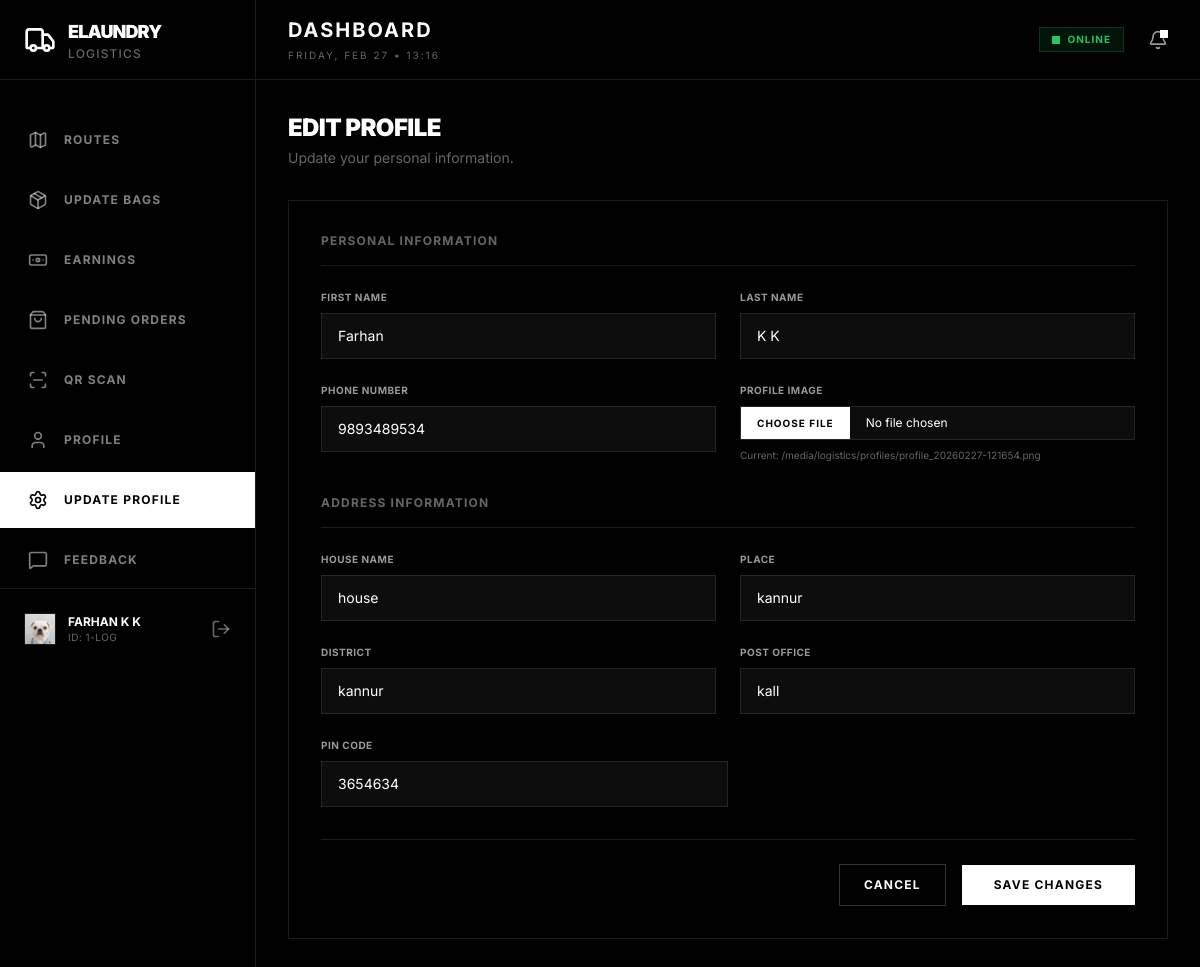
The app's page /logistics_home/profile/update/ (signed in) with its own data.
### logistics/models.py (models this page shows)
class DeliveryMan(models.Model):
    first_name = models.CharField(max_length=50)
    last_name = models.CharField(max_length=50)
    email = models.EmailField(unique=True)
    phone_number = models.CharField(max_length=15)
    profile_image = models.CharField(max_length=100)
    license_image = models.CharField(max_length=100)
    house = models.CharField(max_length=100)
    district = models.CharField(max_length=100)
    place = models.CharField(max_length=100)
    post = models.CharField(max_length=100)
    pin = models.CharField(max_length=10)
    created_at = models.DateTimeField(auto_now_add=True)
    updated_at = models.DateTimeField(auto_now=True)
    LOGIN = models.ForeignKey(login, on_delete=models.CASCADE, default=1)

### logistics/views.py (the view, shortened to what this page needs)
# urls.py: path('logistics_home/profile/update/', views.update_profile, name='profile_update'),
def update_profile(request):
    context = get_logistics_context(request)
    if not context:
        return HttpResponse("<script>alert('please login');window.location='/'</script>")
    usr_obj = context['user']
    return render(request, 'profile_update.html', context)

### logistics/views.py (called while the page is built)
def get_logistics_context(request):
    login_id = request.session.get('lid')
    if not login_id or login_id == 'out':
        return None
    try:
        delivery_man = DeliveryMan.objects.get(LOGIN__id=login_id)
        stats = get_dashboard_stats(delivery_man)
        return {
            'user': delivery_man,
            'stats': stats,
        }
    except DeliveryMan.DoesNotExist:
        return None

### logistics/templates/profile_update.html (shortened to what this page needs)
{% extends 'logistics_home.html' %}
{% load static %}
{% block content %}
<div class="max-w-4xl mx-auto">
    <div class="mb-8 flex flex-col md:flex-row md:items-center justify-between gap-4">
        <div>
            <h1 class="text-2xl font-black text-white uppercase tracking-tight">Edit Profile</h1>
            <p class="text-white/40 text-sm mt-1">Update your personal information.</p>
        </div>
    </div>
    <form method="POST" enctype="multipart/form-data" class="bg-black border border-white/10 p-8">
        <h3 class="text-xs font-bold uppercase tracking-widest text-white/40 mb-6 border-b border-white/10 pb-4">
            Personal Information</h3>
        <div class="grid grid-cols-1 md:grid-cols-2 gap-6 mb-8">
            <div class="space-y-2">
                <label for="first_name" class="block text-[10px] font-bold uppercase tracking-wider text-white/60">First
                    Name</label>
                <input type="text" id="first_name" name="first_name" value="{{ user.first_name }}" required
                    class="w-full bg-white/5 border border-white/10 text-white text-sm focus:ring-0 focus:border-white/30 px-4 py-3 placeholder-white/20">
            </div>
            <div class="space-y-2">
                <label for="last_name" class="block text-[10px] font-bold uppercase tracking-wider text-white/60">Last
                    Name</label>
                <input type="text" id="last_name" name="last_name" value="{{ user.last_name }}" required
                    class="w-full bg-white/5 border border-white/10 text-white text-sm focus:ring-0 focus:border-white/30 px-4 py-3 placeholder-white/20">
            </div>
            <div class="space-y-2">
                <label for="phone_number"
                    class="block text-[10px] font-bold uppercase tracking-wider text-white/60">Phone Number</label>
                <input type="text" id="phone_number" name="phone_number" value="{{ user.phone_number }}" required
                    class="w-full bg-white/5 border border-white/10 text-white text-sm focus:ring-0 focus:border-white/30 px-4 py-3 placeholder-white/20">
            </div>
            <div class="space-y-2">
                <label for="profile_image"
                    class="block text-[10px] font-bold uppercase tracking-wider text-white/60">Profile Image</label>
                <input type="file" id="profile_image" name="profile_image"
                    class="w-full bg-white/5 border border-white/10 text-white text-xs file:mr-4 file:py-2 file:px-4 file:border-0 file:text-[10px] file:font-bold file:uppercase file:tracking-widest file:bg-white file:text-black hover:file:bg-white/90">
                {% if user.profile_image %}
                <p class="text-[10px] text-white/40 mt-1">Current: {{ user.profile_image }}</p>
                {% endif %}
            </div>
        </div>
        <h3 class="text-xs font-bold uppercase tracking-widest text-white/40 mb-6 border-b border-white/10 pb-4">Address
            Information</h3>
        <div class="grid grid-cols-1 md:grid-cols-2 gap-6 mb-8">
            <div class="space-y-2">
                <label for="house" class="block text-[10px] font-bold uppercase tracking-wider text-white/60">House
                    Name</label>
                <input type="text" id="house" name="house" value="{{ user.house }}" required
                    class="w-full bg-white/5 border border-white/10 text-white text-sm focus:ring-0 focus:border-white/30 px-4 py-3 placeholder-white/20">
            </div>
            <div class="space-y-2">
                <label for="place"
                    class="block text-[10px] font-bold uppercase tracking-wider text-white/60">Place</label>
                <input type="text" id="place" name="place" value="{{ user.place }}" required
                    class="w-full bg-white/5 border border-white/10 text-white text-sm focus:ring-0 focus:border-white/30 px-4 py-3 placeholder-white/20">
            </div>
            <div class="space-y-2">
                <label for="district"
                    class="block text-[10px] font-bold uppercase tracking-wider text-white/60">District</label>
                <input type="text" id="district" name="district" value="{{ user.district }}" required
                    class="w-full bg-white/5 border border-white/10 text-white text-sm focus:ring-0 focus:border-white/30 px-4 py-3 placeholder-white/20">
            </div>
            <div class="space-y-2">
                <label for="post" class="block text-[10px] font-bold uppercase tracking-wider text-white/60">Post
                    Office</label>
                <input type="text" id="post" name="post" value="{{ user.post }}" required
                    class="w-full bg-white/5 border border-white/10 text-white text-sm focus:ring-0 focus:border-white/30 px-4 py-3 placeholder-white/20">
            </div>
            <div class="space-y-2 md:col-span-2">
                <label for="pin" class="block text-[10px] font-bold uppercase tracking-wider text-white/60">PIN
                    Code</label>
                <input type="text" id="pin" name="pin" value="{{ user.pin }}" required
                    class="w-full md:w-1/2 bg-white/5 border border-white/10 text-white text-sm focus:ring-0 focus:border-white/30 px-4 py-3 placeholder-white/20">
            </div>
        </div>
        <div class="pt-6 border-t border-white/10 flex items-center justify-end gap-4">
            <a href="{% url 'profile_view' %}"
                class="px-6 py-3 border border-white/20 text-white text-xs font-bold uppercase tracking-widest hover:bg-white/5 transition-colors">
                Cancel
            </a>
            <button type="submit"
                class="px-8 py-3 bg-white text-black text-xs font-bold uppercase tracking-widest hover:bg-white/90 transition-colors">
                Save Changes
            </button>
        </div>
    </form>
</div>
{% endblock %}

### logistics/templates/logistics_home.html (shortened to what this page needs)
<!DOCTYPE html>
<html class="dark" lang="en">
<head>
    {% load static %}
    <script src="https://cdn.tailwindcss.com?plugins=forms,container-queries"></script>
</head>
<body
    class="bg-background-light dark:bg-black font-display text-black dark:text-white antialiased overflow-hidden h-screen flex">
    <aside class="w-64 bg-black border-r border-white/10 flex-col hidden lg:flex h-full z-50 shrink-0">
        <div>
            <div class="h-20 flex items-center justify-center lg:justify-start lg:px-6 border-b border-white/10">
                <div class="flex items-center gap-3">
                    <i data-lucide="truck" class="text-white w-8 h-8"></i>
                    <h1 class="text-white text-lg font-black tracking-tighter uppercase hidden lg:block">ELaundry <span
                            class="text-white/40 font-medium text-xs block tracking-widest">Logistics</span></h1>
                </div>
            </div>
            <nav class="flex flex-col mt-8 gap-1">
                <a class="h-14 flex items-center px-4 lg:px-6 {% if request.resolver_match.url_name == 'view_assigned_services' %}bg-white text-black border-l-4 border-white{% else %}text-white/50 hover:text-white hover:bg-white/5 border-l-4 border-transparent hover:border-white/20{% endif %} transition-all group"
                    href="{% url 'view_assigned_services' %}">
                    <i data-lucide="map" class="w-5 h-5"></i>
                    <span class="ml-4 text-xs font-bold uppercase tracking-widest hidden lg:block">Routes</span>
                </a>
                <a class="h-14 flex items-center px-4 lg:px-6 {% if request.resolver_match.url_name == 'update_bags' %}bg-white text-black border-l-4 border-white{% else %}text-white/50 hover:text-white hover:bg-white/5 border-l-4 border-transparent hover:border-white/20{% endif %} transition-all group"
                    href="{% url 'update_bags' %}">
                    <i data-lucide="package" class="w-5 h-5"></i>
                    <span class="ml-4 text-xs font-bold uppercase tracking-widest hidden lg:block">Update Bags</span>
                </a>
                <a class="h-14 flex items-center px-4 lg:px-6 text-white/50 hover:text-white hover:bg-white/5 border-l-4 border-transparent hover:border-white/20 transition-all group"
                    href="#">
                    <i data-lucide="banknote" class="w-5 h-5"></i>
                    <span class="ml-4 text-xs font-bold uppercase tracking-widest hidden lg:block">Earnings</span>
                </a>
                <a class="h-14 flex items-center px-4 lg:px-6 {% if request.resolver_match.url_name == 'deliveryman_pending_orders' %}bg-white text-black border-l-4 border-white{% else %}text-white/50 hover:text-white hover:bg-white/5 border-l-4 border-transparent hover:border-white/20{% endif %} transition-all group"
                    href="{% url 'deliveryman_pending_orders' %}">
                    <i data-lucide="shopping-bag" class="w-5 h-5"></i>
                    <span class="ml-4 text-xs font-bold uppercase tracking-widest hidden lg:block">Pending Orders</span>
                </a>
                <a class="h-14 flex items-center px-4 lg:px-6 {% if request.resolver_match.url_name == 'scan_qr_page' %}bg-white text-black border-l-4 border-white{% else %}text-white/50 hover:text-white hover:bg-white/5 border-l-4 border-transparent hover:border-white/20{% endif %} transition-all group"
                    href="{% url 'scan_qr_page' %}">
                    <i data-lucide="scan-line" class="w-5 h-5"></i>
                    <span class="ml-4 text-xs font-bold uppercase tracking-widest hidden lg:block">QR Scan</span>
                </a>
                <a class="h-14 flex items-center px-4 lg:px-6 {% if request.resolver_match.url_name == 'profile_view' %}bg-white text-black border-l-4 border-white{% else %}text-white/50 hover:text-white hover:bg-white/5 border-l-4 border-transparent hover:border-white/20{% endif %} transition-all group"
                    href="{% url 'profile_view' %}">
                    <i data-lucide="user" class="w-5 h-5"></i>
                    <span class="ml-4 text-xs font-bold uppercase tracking-widest hidden lg:block">Profile</span>
                </a>
                <a class="h-14 flex items-center px-4 lg:px-6 {% if request.resolver_match.url_name == 'profile_update' %}bg-white text-black border-l-4 border-white{% else %}text-white/50 hover:text-white hover:bg-white/5 border-l-4 border-transparent hover:border-white/20{% endif %} transition-all group"
                    href="{% url 'profile_update' %}">
                    <i data-lucide="settings" class="w-5 h-5"></i>
                    <span class="ml-4 text-xs font-bold uppercase tracking-widest hidden lg:block">Update Profile</span>
                </a>
                <a class="h-14 flex items-center px-4 lg:px-6 {% if request.resolver_match.url_name == 'feedback_list' %}bg-white text-black border-l-4 border-white{% else %}text-white/50 hover:text-white hover:bg-white/5 border-l-4 border-transparent hover:border-white/20{% endif %} transition-all group"
                    href="{% url 'feedback_list' %}">
                    <i data-lucide="message-square" class="w-5 h-5"></i>
                    <span class="ml-4 text-xs font-bold uppercase tracking-widest hidden lg:block">Feedback</span>
                </a>
            </nav>
        </div>
        <div class="p-4 lg:p-6 border-t border-white/10">
            <div class="flex items-center gap-3">
                <div
                    class="w-8 h-8 flex items-center justify-center overflow-hidden rounded-full border border-white/10">
                    {% if user.profile_image %}
                    <img src="{{ user.profile_image }}" alt="Profile" class="w-full h-full object-cover">
                    {% else %}
                    <div class="w-full h-full bg-white/10 flex items-center justify-center text-xs font-bold">{{
                        user.first_name|slice:":1" }}</div>
                    {% endif %}
                </div>
                <div class="hidden lg:block">
                    <p class="text-xs font-bold uppercase">{{ user.first_name }} {{ user.last_name }}</p>
                    <p class="text-[10px] text-white/40 uppercase tracking-wider">ID: {{ user.id }}-LOG</p>
                </div>
                <a href="{% url 'logout' %}" class="ml-auto text-white/40 hover:text-white hidden lg:block"
                    title="Logout">
                    <i data-lucide="log-out" class="w-5 h-5"></i>
                </a>
            </div>
        </div>
    </aside>
    <main class="flex-1 flex flex-col h-full overflow-hidden bg-black relative">
        <header class="h-20 border-b border-white/10 flex items-center justify-between px-8 bg-black shrink-0">
            <div class="flex items-center gap-4">
                <div>
                    <h2 class="text-xl font-bold uppercase tracking-widest">Dashboard</h2>
                    <p class="text-[10px] text-white/40 uppercase tracking-[0.2em] mt-1">{% now "l, M d • H:i" %}</p>
                </div>
            </div>
            <div class="flex items-center gap-6">
                <div class="flex items-center gap-2 px-3 py-1 border border-green-500/20 bg-green-500/10">
                    <span class="relative flex h-2 w-2">
                        <span class="relative inline-flex rounded-full h-2 w-2 bg-green-500"></span>
                    </span>
                    <span class="text-[10px] font-bold uppercase tracking-widest text-green-500">Online</span>
                </div>
                <button class="relative text-white/60 hover:text-white">
                    <i data-lucide="bell" class="w-5 h-5"></i>
                    <span class="absolute top-0 right-0 w-2 h-2 bg-white rounded-full"></span>
                </button>
            </div>
        </header>
        <div class="flex-1 overflow-y-auto p-8 no-scrollbar">
            {% block content %}{% endblock %}
            </div>
    </main>
</body>
</html>

### records on screen
DeliveryMan: profile_image (picture), first_name "FARHAN", last_name "K K", id "1", first_name "Farhan", phone_number "9893489534", profile_image "/media/logistics/profiles/profile_20260227-121654.png", house "house", place "kannur", district "kannur", post "kall", pin "3654634"
